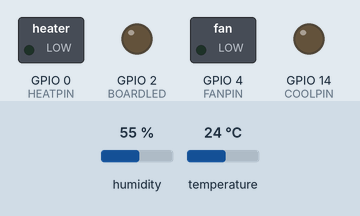
This sketch was run on a simulated ESP8266 (NodeMCU). Parts: switched loads named in the sketch (green lamp = pin HIGH), output pins drawn as LEDs (lit = HIGH). Inputs (shaded band) come from the test bench; at power-on: humidity 55 %, temperature 24 °C. WiFi joins after 1.5 s; servers stay silent unless stated; storage starts empty; what the sketch prints to the serial monitor is not drawn.

Above: at 2.7 s.
2.8 s: humidity set to 64 %
4.7 s: humidity set to 67 %
At 6.0 s:
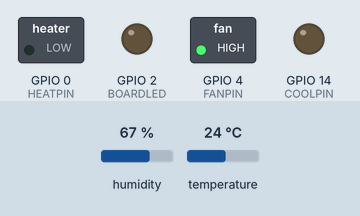
7.0 s: temperature set to 26 °C
At 8.4 s:
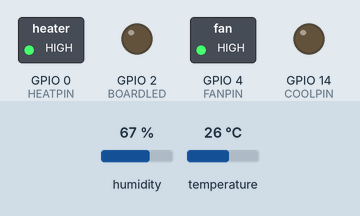
9.1 s: humidity set to 53 %
10.8 s: humidity set to 50 %
At 12.0 s:
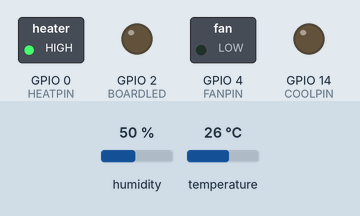
13.1 s: humidity set to 68 %
At 14.4 s:
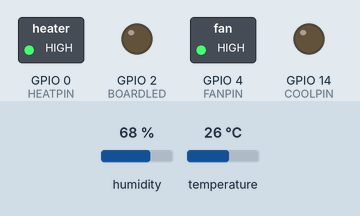
Timing chart, 0 to 16.1 s (numbered marks = the images above; inputs shaded):
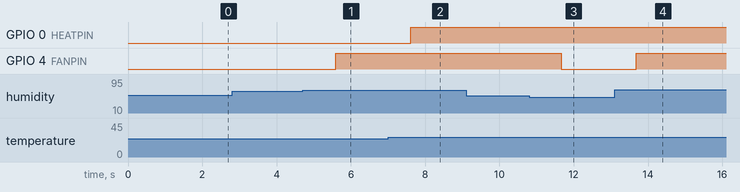

The sketch:

sketch_feb28a.ino
```cpp
#include <ESP8266WiFi.h>
#include <ESP8266WebServer.h>
#include <DHT.h>
#include <FS.h>
#include <DHT_U.h>
#define BOARDLED 2
#define FANPIN   4
#define HEATPIN  0
#define COOLPIN  14
//input
#define DHT11PIN 5
#define BTNPIN   12
//thresholds
#define lowhumid 52
#define hihumid  65
#define lowtemp  15
#define besttemp 22
#define hitemp   24
int LOWHUMID = lowhumid;
int HIHUMID = hihumid;
int LOWTEMP = lowtemp;
int BESTTEMP = besttemp;
int HITEMP = hitemp;
ESP8266WebServer server(80);
DHT dht(DHT11PIN, DHT11);
bool fanactive = false;
bool heatactive = false;
bool coolactive = false;
void setup() {

  Serial.begin(115200);
  WiFi.begin("ssid", "password");  //Connect to the WiFi network

  while (WiFi.status() != WL_CONNECTED) {  //Wait for connection

    delay(500);
    Serial.println("Waiting to connect…");

  }

  Serial.print("IP address: ");
  Serial.println(WiFi.localIP());  //Print the local IP

  server.on("/other", []() {   //Define the handling function for the path
    server.send(200, "text / plain", "Other URL");

  });
  server.on("/rawdata", handleRawDataRequest);    //Associate the handler function to the path
  if (!SPIFFS.begin())
  {
    Serial.println("SPIFFS Mount failed.");
  } else {
    Serial.println("SPIFFS Mount succeeded.");
  }

  server.serveStatic("/", SPIFFS, "/index.html");
  server.serveStatic("/js", SPIFFS, "/js");
  server.begin();                                       //Start the server
  Serial.println("Server listening");

  pinMode(BOARDLED, OUTPUT); //BOARD LED, FIXED
  pinMode(FANPIN  , OUTPUT); //FAN + FAN ACTIVE LED
  pinMode(HEATPIN , OUTPUT); //HEATING + HEATING ACTIVE LED
  pinMode(COOLPIN , OUTPUT); //COOLING + COOLING ACTIVE LED
  pinMode(DHT11PIN, INPUT);  //D1, DHT11
  pinMode(BTNPIN  , INPUT);  //BUTTON PIN. SET HIGH ON PRESSED
}

void loop() {

  server.handleClient();         //Handling of incoming requests
  //Start monitoring LEDs
  float temperature = dht.readTemperature();
  float humidity = dht.readHumidity();
  //-----------HUMIDITY FAN CONTROL------
  if (humidity > HIHUMID)
  {
    fanactive = true;
    digitalWrite(FANPIN, HIGH);
  }
  else if (fanactive)
  {
    if (humidity < LOWHUMID)
    {
    digitalWrite(FANPIN, LOW);
    fanactive = false;
    }
  }
  //----------------TEMP HEAT CONTROL----
  if (temperature > HITEMP)
  {
    heatactive = true;
    digitalWrite(HEATPIN, HIGH);
  }
  else if (heatactive)
  {
    if (temperature < LOWTEMP)
    {
      heatactive = false;
      digitalWrite(HEATPIN, LOW);
    }
  }
  //------------TEMP COOL CONTROL---------

}

void handleRawDataRequest() {            //Handler for rawdata request


  float temperature = dht.readTemperature();
  float humidity = dht.readHumidity();
  String data = String()+"{\"temp\":"+temperature+",\"humidity\":"+humidity+",\"humidity\":"+humidity+",\"humidity\":"+humidity+",\"humidity\":"+humidity+"}";
  server.send(200, "text/plain", data);
}
```

Measured:
- the behaviour switches between 65 and 66 % on humidity (found by bisection; images 0 and 1)
- the behaviour switches between 24 and 25 °C on temperature (found by bisection; images 1 and 2)
- the behaviour switches between 52 and 51 % on humidity (found by bisection; images 2 and 3)
- after the input at 2.8 s, every drawn part: stays the same
- after the input at 4.7 s, GPIO 4 (FANPIN): LOW → HIGH after 0.89 s
- after the input at 7.0 s, GPIO 0 (HEATPIN): LOW → HIGH after 0.62 s
- after the input at 9.1 s, every drawn part: stays the same
- after the input at 10.8 s, GPIO 4 (FANPIN): HIGH → LOW after 0.86 s
- after the input at 13.1 s, GPIO 4 (FANPIN): LOW → HIGH after 0.59 s
